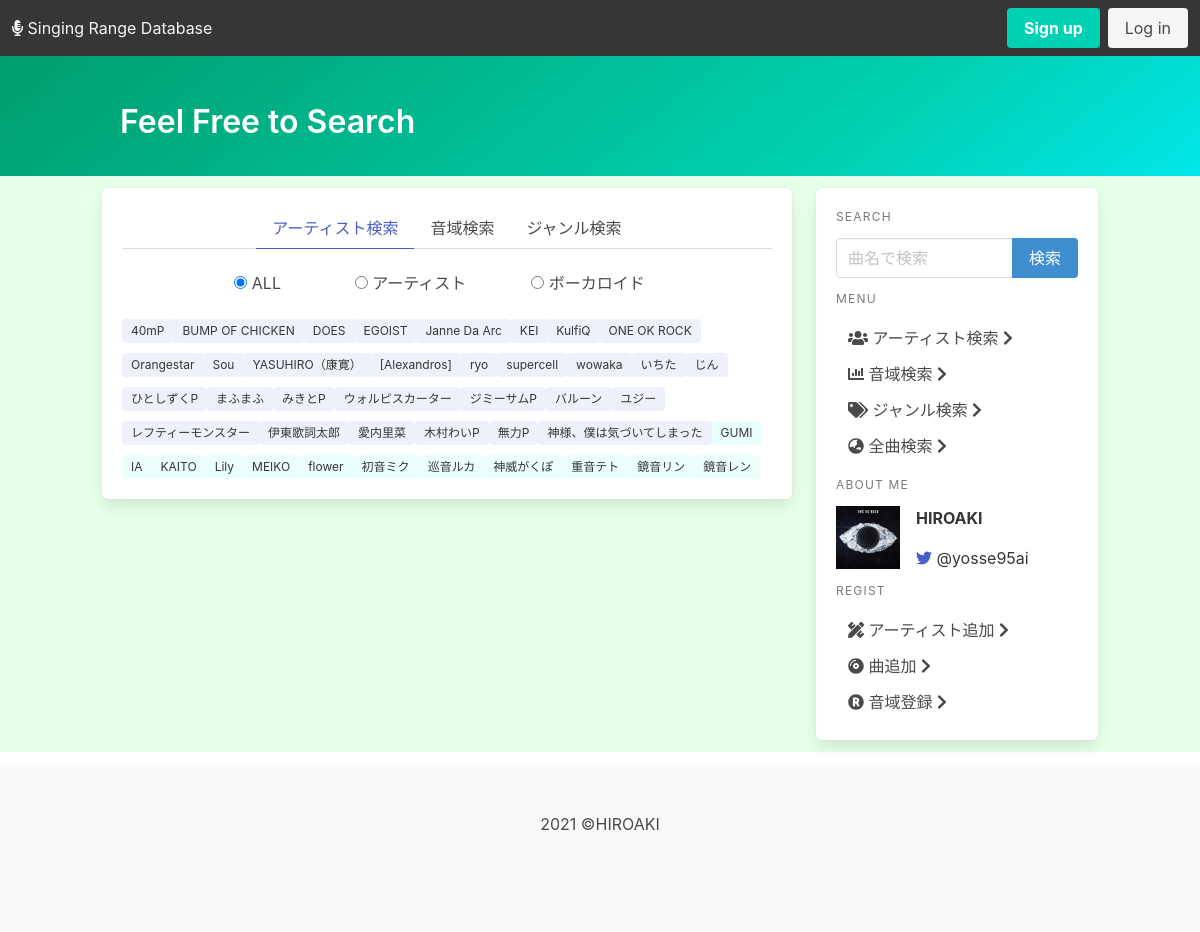
Screenshot of /ranges/search/ with the database file from the repository.
### ranges/models.py (models this page shows)
class Artist(models.Model):
    artist_id = models.CharField(max_length=10, primary_key=True)
    artist_name = models.CharField("Artist's name", max_length=50)
    affiliation = models.ManyToManyField(
        "self",related_name="affiliation", blank=True)
    def __str__(self):
        return self.artist_name
    class Meta:
        ordering = ('artist_name', )

### ranges/views.py (the view)
# urls.py: path('search/', views.search, name='search'),
def search(request):
    notes_list = Note.objects.all()
    genres_list = Genre.objects.all()
    artists_list = Artist.objects.all()
    artist_list = list()
    for artist in artists_list:
        if Range.objects.filter(artist=artist):
            artist_list.append(artist)
    vocaloid = Artist.objects.filter(pk__startswith='V-')
    note_list = list()
    for note in notes_list:
        if Range.objects.filter(
        Q(highest_note=note.pk) | Q(lowest_note=note.pk) | Q(fake_note=note.pk)):
            note_list.append(nb.noteToNumber(note.pk))
    ordered_note = list()
    for note_n in sorted(note_list):
        pk = nb.numberToNote(note_n)
        ordered_note.append(notes_list.get(note_id=pk))
    genre_list = list()
    for genre in genres_list:
        if Range.objects.filter(genre=genre.pk):
            genre_list.append(genre)
    content = {
        'notes_list': ordered_note,
        'genre_list': genre_list,
        'artist_list': artist_list,
        'vcs': vocaloid,
    }
    return render(request, 'ranges/search.html', content)

### ranges/models.py (called while the page is built)
    def __str__(self):
        return self.note_name

    def __str__(self):
        return self.genre_name

### ranges/templatetags/noteBar.py (called while the page is built)
def noteToNumber(note_id):
    keys = {'C': 3, 'CS': 4, 'D': 5, 'DS': 6,
            'E': 7, 'F': 8, 'FS': 9, 'G': 10,
            'GS': 11, 'A': 0, 'AS': 1, 'B': 2}
    prefs = {'H': 1, 'M': 0, 'L': -1}
    p = prefs[note_id[:1]]
    n = int(note_id[1:2])
    key = keys[note_id[2:]]
    if p == prefs['H']:
        return 12 * (p + n) + key
    elif p == prefs['M']:
        return 12 * (n - 1) + key
    elif p == prefs['L']:
        return 12 * p * n + key

def numberToNote(number):
    keys = {0: 'A', 1: 'AS', 2: 'B', 3: 'C',
            4: 'CS', 5: 'D', 6: 'DS', 7: 'E',
            8: 'F', 9: 'FS', 10: 'G', 11: 'GS', }
    prefs = {1: 'H', 0: 'M', -1: 'L'}
    pref = int(number / 12)
    key = number % 12
    if number < 0:
        p = prefs[-1]
        pref = int((number+1) / 12)
        n = -1 * pref + 1
    elif pref < 2:
        p = prefs[0]
        n = pref + 1
    else:
        p = prefs[1]
        n = pref - 1
    return p + str(n) + keys[key]

### ranges/templatetags/note_control.py (called while the page is built)
@register.filter
def color(pk):
    if pk.startswith('H4'):
        return 'is-dark'
    elif pk.startswith('H3'):
        return 'is-danger '
    elif pk.startswith('H2'):
        return 'is-danger is-light'
    elif pk.startswith('H1'):
        return 'is-warning is-light'
    elif pk.startswith('M2'):
        return 'is-success is-light'
    elif pk.startswith('M1'):
        return 'is-info is-light'
    elif pk.startswith('L1'):
        return 'is-link is-light'
    elif pk.startswith('L2'):
        return 'is-link'
    elif pk.startswith('L3'):
        return 'is-link is-dark'
    elif pk.startswith('L4'):
        return 'is-link is-black'
    else:
        return 'is-light'

### ranges/templates/ranges/search.html (shortened to what this page needs)
{% extends './base.html' %}
{% load note_control %}
{% block page_name %}Feel Free to Search{% endblock page_name %}
{% block content %}
<div class="box">
    <div class="tabs is-centered">
        <ul class="tab-group">
            <li class="tab is-active" name="artist"><a>アーティスト検索</a></li>
            <li class="tab" name="note"><a>音域検索</a></li>
            <li class="tab" name="genre"><a>ジャンル検索</a></li>
        </ul>
    </div>
    <div class="panel-content is-show">
        <form class="block">
            <div class="search-box control columns is-mobile">
                <label class="radio column is-2 is-offset-2">
                    <input type="radio" name="kind" value="" checked>
                    ALL
                </label>
                <label class="radio column is-3">
                    <input type="radio" name="kind" value="ar">
                    アーティスト
                </label>
                <label class="radio column is-3">
                    <input type="radio" name="kind" value="vc">
                    ボーカロイド
                </label>
            </div>
        </form>
        <div class="tags block">
            {% for artist in artist_list %}
            <div class="list_item" data-kind="ar">
                <span class="tag is-link is-light">
                    <a href="{% url 'ranges:detail_artist' artist.pk %}" class="has-text-dark">{{artist}}</a>
                </span>
            </div>
            {% endfor %}
            {% for vc in vcs %}
            <div class="list_item" data-kind="vc">
                <span class=" tag is-primary is-light">
                    <a href="{% url 'ranges:detail_artist' vc.pk %}" class="has-text-dark">{{vc}}</a>
                </span>
            </div>
            {% endfor %}
        </div>
    </div>
</div>
{% endblock content %}

### ranges/static/style/style.css (style rules this page uses)
.panel-content { display: none }
.panel-content.is-show { display: block; }

### rows the page displays
Artist: artist_name "40mP"
Artist: artist_name "BUMP OF CHICKEN"
Artist: artist_name "DOES"
Artist: artist_name "EGOIST"
Artist: artist_name "Janne Da Arc"
Artist: artist_name "KEI"
Artist: artist_name "KulfiQ"
Artist: artist_name "ONE OK ROCK"
Artist: artist_name "Orangestar"
Artist: artist_name "Sou"
Artist: artist_name "YASUHIRO（康寛）"
Artist: artist_name "[Alexandros]"
Artist: artist_name "ryo"
Artist: artist_name "supercell"
Artist: artist_name "wowaka"
Artist: artist_name "いちた"
Artist: artist_name "じん"
Artist: artist_name "ひとしずくP"
Artist: artist_name "まふまふ"
Artist: artist_name "みきとP"
Artist: artist_name "ウォルピスカーター"
Artist: artist_name "ジミーサムP"
Artist: artist_name "バルーン"
Artist: artist_name "ユジー"
Artist: artist_name "レフティーモンスター"
Artist: artist_name "伊東歌詞太郎"
Artist: artist_name "愛内里菜"
Artist: artist_name "木村わいP"
Artist: artist_name "無力P"
Artist: artist_name "神様、僕は気づいてしまった"
Artist: artist_name "GUMI"
Artist: artist_name "IA"
Artist: artist_name "KAITO"
Artist: artist_name "Lily"
Artist: artist_name "MEIKO"
Artist: artist_name "flower"
Artist: artist_name "初音ミク"
Artist: artist_name "巡音ルカ"
Artist: artist_name "神威がくぽ"
Artist: artist_name "重音テト"
Artist: artist_name "鏡音リン"
Artist: artist_name "鏡音レン"
